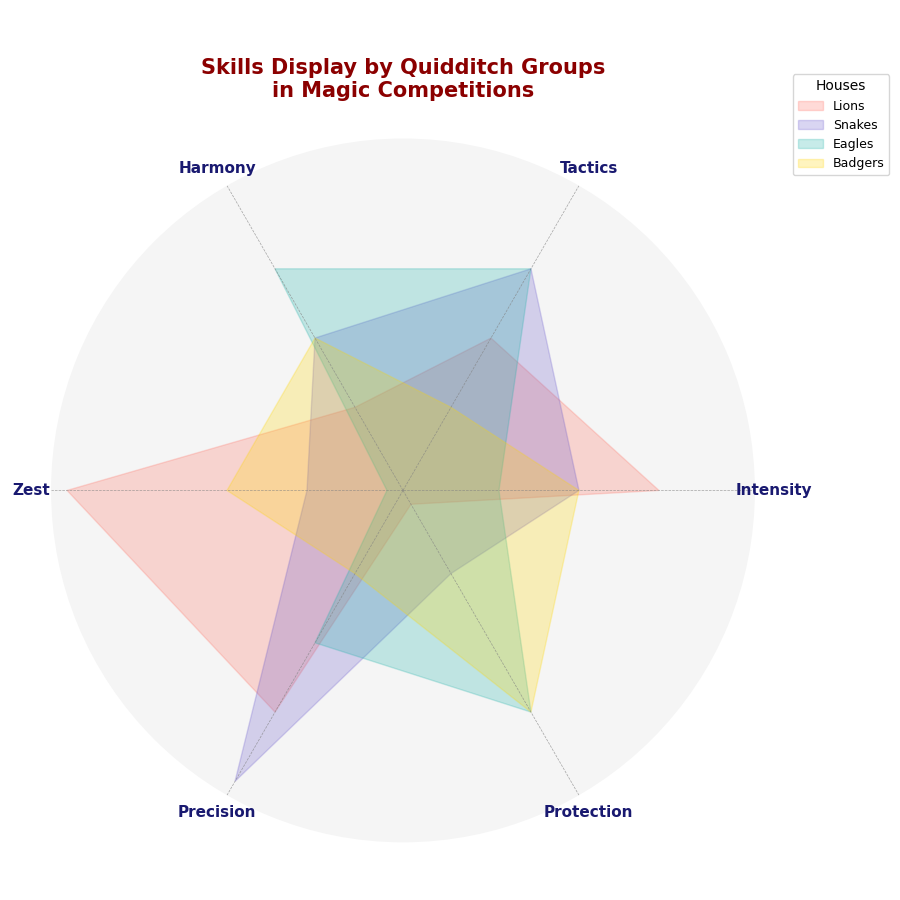

Reproduce this figure in Python.
import matplotlib.pyplot as plt
import numpy as np

attributes = ['Intensity', 'Tactics', 'Harmony', 'Zest', 'Precision', 'Protection']
n_attributes = len(attributes)

gryffindor = [9, 8, 7, 10, 9, 6]
slytherin = [8, 9, 8, 7, 10, 7]
ravenclaw = [7, 9, 9, 6, 8, 9]
hufflepuff = [8, 7, 8, 8, 7, 9]

for team in [gryffindor, slytherin, ravenclaw, hufflepuff]:
    team += team[:1]

angles = np.linspace(0, 2 * np.pi, n_attributes, endpoint=False).tolist()
angles += angles[:1]

fig, ax = plt.subplots(figsize=(9, 9), subplot_kw=dict(polar=True))
ax.set_facecolor('whitesmoke')
ax.spines['polar'].set_visible(False)

plt.xticks(angles[:-1], attributes, fontsize=11, fontweight='bold', color='midnightblue')

colors = ['#ff6f61', '#6a5acd', '#20b2aa', '#ffd700']
team_names = ['Lions', 'Snakes', 'Eagles', 'Badgers']
team_data = [gryffindor, slytherin, ravenclaw, hufflepuff]

# Main change: Only fill the area of the radar chart, no lines
for idx, team in enumerate(team_data):
    ax.fill(angles, team, color=colors[idx], alpha=0.25, label=team_names[idx])

ax.grid(color='gray', linestyle='--', linewidth=0.5, alpha=0.7)
ax.set_yticks([])

plt.legend(loc='upper right', bbox_to_anchor=(1.2, 1.1), title='Houses', fontsize=9)

plt.title('Skills Display by Quidditch Groups\nin Magic Competitions', 
          size=15, fontweight='bold', pad=30, color='darkred')

plt.tight_layout()
plt.show()
